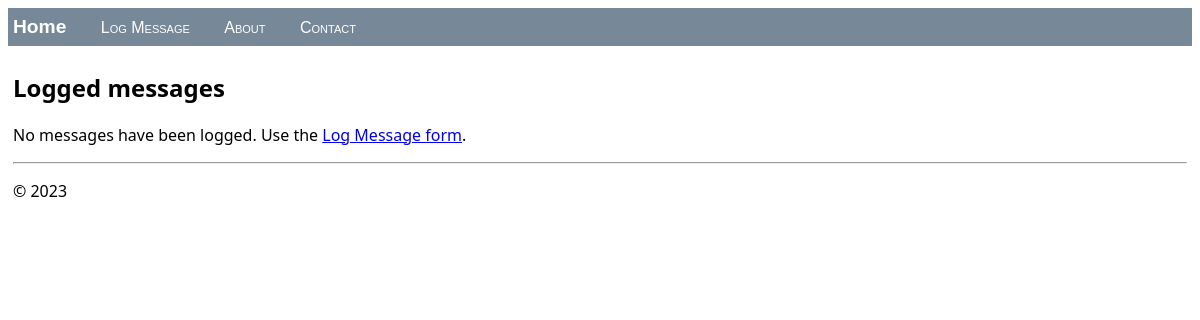
/, run on an earlier commit of the app's database.
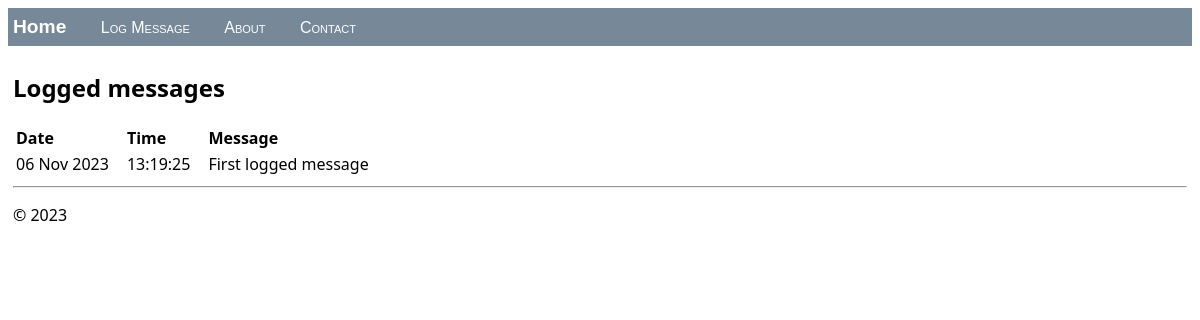
And on a later commit of the database.
### hello/models.py (models this page shows, shortened)
class LogMessage(models.Model):
    message = models.CharField(max_length=300)
    log_date = models.DateTimeField("date logged")

### hello/views.py (the view)
class HomeListView(ListView):
    model = LogMessage
    def get_context_data(self, **kwargs):
        context = super(HomeListView, self).get_context_data(**kwargs)
        return context

### hello/templates/hello/home.html
{% extends "hello/base.html" %} {% block title %} Home {% endblock %}
{% block content %}
<h2>Logged messages</h2>
{% if message_list %}
    <table class="message_list">
        <thead>
            <tr>
                <th>Date</th>
                <th>Time</th>
                <th>Message</th>
            </tr>
        </thead>
        <tbody>
        {% for message in message_list %}
            <tr>
                <td>{{ message.log_date | date:'d M Y' }}</td>
                <td>{{ message.log_date | time:'H:i:s' }}</td>
                <td>{{ message.message }}</td>
            </tr>
            {% endfor %}
        </tbody>
    </table>
{% else %}
    <p>No messages have been logged. Use the <a href="{% url 'log' %}">Log Message form</a>.</p>
{% endif %}
{% endblock %}

What changed in the data, as far as the page shows it:
added LogMessage: log_date "06 Nov 2023", log_date "13:19:25", message "First logged message"
Also different on the page:
text no longer shown: "No messages have been logged. Use the Log Message form ."
text now shown: "Date Time Message"
